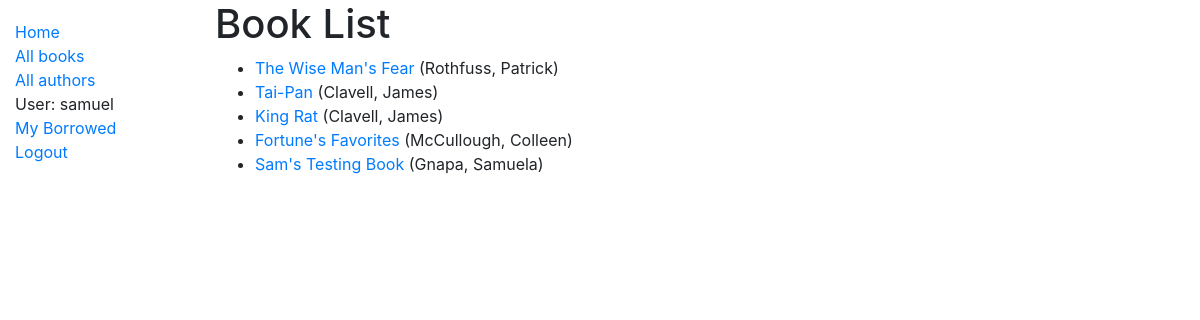
Screenshot of /catalog/books/ (signed in) with the database file from the repository.
### catalog/models.py (models this page shows, shortened)
class Book(models.Model):
    title = models.CharField(max_length=200)
    author = models.ForeignKey('Author', on_delete=models.SET_NULL, null=True)
    summary = models.TextField(max_length=1000, help_text='Enter a brief description of the book')
    isbn = models.CharField('ISBN', max_length=13, help_text='13 Character <a href="https://www.isbn-international.org/content/what-isbn">ISBN number</a>')
    genre = models.ManyToManyField(Genre, help_text='Select a genre for this book')
    def display_genre(self):
        """Create a string for the Genre. This is required to display genre in Admin."""
        return ', '.join(genre.name for genre in self.genre.all()[:3])
    display_genre.short_description = 'Genre'
    def get_absolute_url(self):
        return reverse('book-detail', args=[str(self.id)])

class Author(models.Model):
    first_name = models.CharField(max_length=100)
    last_name = models.CharField(max_length=100)
    date_of_birth = models.DateField(null=True, blank=True)
    date_of_death = models.DateField('Died', null=True, blank=True)
    class Meta:
        ordering = ['last_name', 'first_name']
    def __str__(self):
        return f'{self.last_name}, {self.first_name}'

### catalog/views.py (the view)
# urls.py: path('books/', views.BookListView.as_view(), name='books'),
class BookListView(generic.ListView):
    model = Book
    paginate_by = 10

### catalog/templates/catalog/book_list.html
{% extends "base_generic.html" %}
{% block content %}
  <h1>Book List</h1>
  {% if book_list %}
  <ul>
    {% for book in book_list %}
      <li>
        <a href="{{ book.get_absolute_url }}">{{ book.title }}</a> ({{book.author}})
      </li>
    {% endfor %}
  </ul>
  {% else %}
    <p>There are no books in the library.</p>
  {% endif %}
{% endblock %}

### catalog/templates/base_generic.html (shortened to what this page needs)
<!DOCTYPE html>
<html lang="en">
<head>
  <link rel="stylesheet" href="https://stackpath.bootstrapcdn.com/bootstrap/4.1.3/css/bootstrap.min.css">
  {% load static %}
  <link rel="stylesheet" href="{% static 'css/styles.css' %}">
</head>
<body>
  <div class="container-fluid">
    <div class="row">
      <div class="col-sm-2">
      {% block sidebar %}
        <ul class="sidebar-nav">
          <li><a href="{% url 'index' %}">Home</a></li>
          <li><a href="{% url 'books' %}">All books</a></li>
          <li><a href="">All authors</a></li>
          {% if user.is_authenticated %}
          <li>User: {{ user.get_username }}</li>
          <li><a href="{% url 'my-borrowed' %}">My Borrowed</a></li>
          <li><a href="{% url 'logout'%}?next={{request.path}}">Logout</a></li>
          {% else %}
            <li><a href="{% url 'login'%}?next={{request.path}}">Login</a></li>
          {% endif %}
        </ul>
     {% endblock %}
      </div>
      <div class="col-sm-10 ">{% block content %}{% endblock %}</div>
    </div>
  </div>
</body>
</html>

### catalog/static/styles.css (style rules this page uses)
.sidebar-nav { margin-top: 20px; padding: 0; list-style: none; }

### rows the page displays
Book: title "The Wise Man's Fear", author "Rothfuss, Patrick"
Book: title "Tai-Pan", author "Clavell, James"
Book: title "King Rat", author "Clavell, James"
Book: title "Fortune's Favorites", author "McCullough, Colleen"
Book: title "Sam's Testing Book", author "Gnapa, Samuela"

### other values shown
{{ user.get_username }} "samuel"
